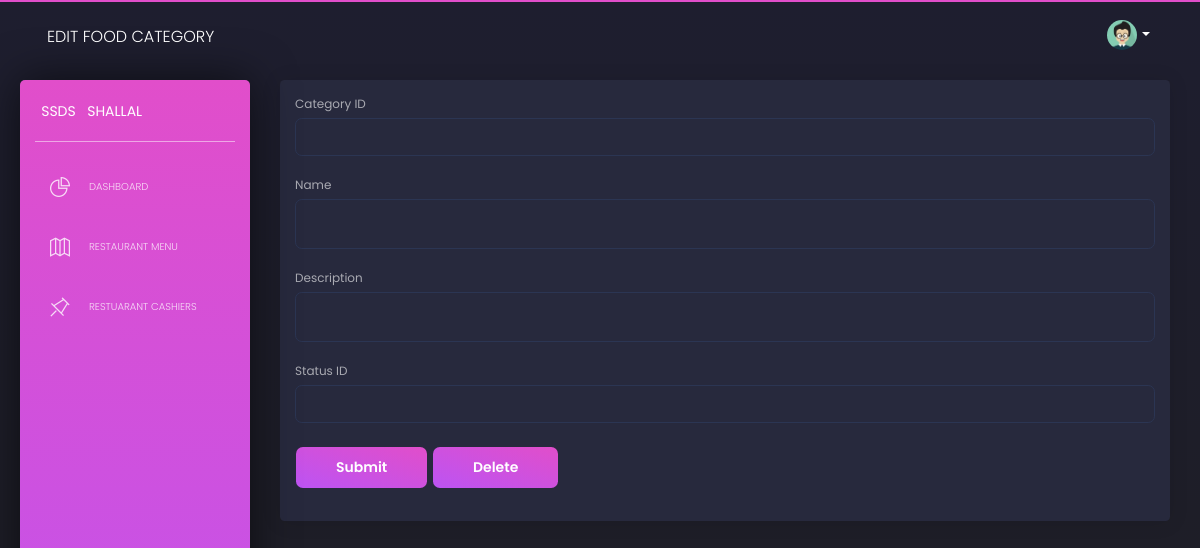
/foodCategory/FC9, run on an earlier commit of the app's database.
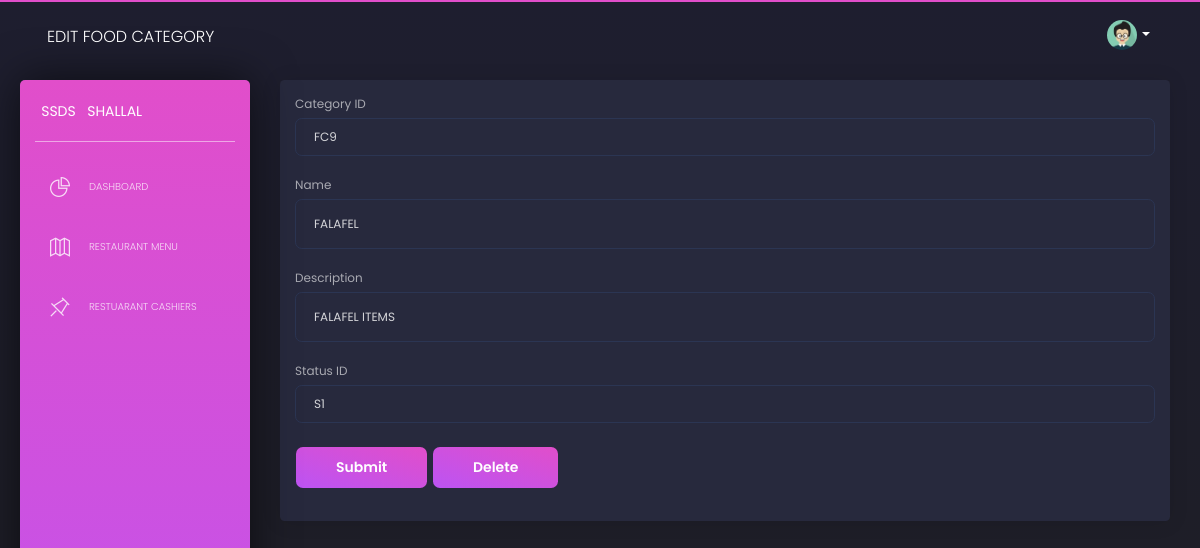
And on a later commit of the database.
### database_setup.py (models this page shows)
class FoodCategory(Base):
    __tablename__='foodcategory'
    cfid=Column(String(50),nullable=False, primary_key=True)
    name = Column(String(80), nullable=False)
    description=Column(String(225))
    stsid=Column(String(50),ForeignKey("status.stsid"),nullable=False)

### ssds.py (the view, shortened to what this page needs)
@app.route('/foodCategory/<string:cfid>',
           methods=['GET', 'POST'])
def editFoodCategory(cfid):
    foodCategory = session.query(FoodCategory).filter_by(cfid=cfid).first()
    if request.method == 'POST' and request.form['submit_button'] == 'delete':
        session.delete(foodCategory)
        session.commit()
        return redirect(url_for('showRestaurantMenu'))
    else:
        return render_template('editFoodCategory.html',
                               foodCategory=foodCategory)

### templates/editFoodCategory.html (shortened to what this page needs)
<html lang="en" class="perfect-scrollbar-on"><head>
    <link href="https://use.fontawesome.com/releases/v5.0.6/css/all.css" rel="stylesheet">
    <link href="{{ url_for('static', filename='assets/css/nucleo-icons.css') }}" rel="stylesheet">
    <link href="{{ url_for('static', filename='assets/css/black-dashboard.css') }}" rel="stylesheet">
    <link href="{{ url_for('static', filename='assets/demo/demo.css') }}" rel="stylesheet">
</head>
  <body class="">
    <div class="wrapper">
      <div class="sidebar">
        <div class="sidebar-wrapper ps">
          <div class="logo">
            <a href="javascript:void(0)" class="simple-text logo-mini">
              SSDS
            </a>
            <a href="javascript:void(0)" class="simple-text logo-normal">
              Shallal
            </a>
          </div>
          <ul class="nav">
            <li class="">
              <a href="{{url_for('showDashboard') }}">
                <i class="tim-icons icon-chart-pie-36"></i>
                <p>Dashboard</p>
              </a>
            </li>
            <li>
              <a href="{{url_for('showRestaurantMenu') }}">
                <i class="tim-icons icon-map-big
  "></i>
                <p>Restaurant Menu</p>
              </a>
            </li>
            <li>
                <a href="/Cashiers">
                  <i class="tim-icons icon-pin"></i>
                  <p>Restuarant Cashiers</p>
                </a>
            </li>
          </ul>
        </div>
      </div>
      <div class="main-panel ps">
        <nav class="navbar navbar-expand-lg navbar-absolute navbar-transparent">
          <div class="container-fluid">
            <div class="navbar-wrapper">
              <a class="navbar-brand" href="javascript:void(0)">Edit Food Category</a>
            </div>
            <div class="collapse navbar-collapse" id="navigation">
              <ul class="navbar-nav ml-auto">
                <li class="dropdown nav-item">
                  <a href="#" class="dropdown-toggle nav-link" data-toggle="dropdown">
                    <div class="photo">
                      <img src="{{ url_for('static', filename='assets/img/anime3.png') }}" alt="Profile Photo">
                    </div>
                    <b class="caret d-none d-lg-block d-xl-block"></b>
                  </a>
                </li>
              </ul>
            </div>
          </div>
        </nav>
        <div class="content">
        <div class="card">
          <div class ="card-body">
            <form action="#" method="post">
                <div class="form-group">
                    <label for="cfid">Category ID</label>
                    <input  class="form-control" name="cfid"  value="{{foodCategory.cfid}}">
                  </div>
                  <div class="form-group">
                      <label for="name">Name</label>
                      <input style="height:50px;" class="form-control" name="name"  value="{{foodCategory.name}}">
                    </div>
                    <div class="form-group">
                      <label for="description">Description</label>
                      <input style="height:50px"  class="form-control" name="description" value="{{foodCategory.description}}"">
                    </div>
                    <div class="form-group">
                        <label for="stsid">Status ID</label>
                        <input type="stsid" class="form-control" name="stsid"  value="{{foodCategory.stsid}}">
                    <button type="submit" name ="submit_button" value ="submit"class="btn btn-primary">Submit</button>
                    <button type="submit" name ="submit_button" value= "delete"class="btn btn-primary">Delete</button>
            </form>
          </div>
        </div>
            </div>
  </div></div></body></html>

What changed in the data, as far as the page shows it:
added FoodCategory: cfid "FC9", name "FALAFEL", description "FALAFEL ITEMS", stsid "S1"
